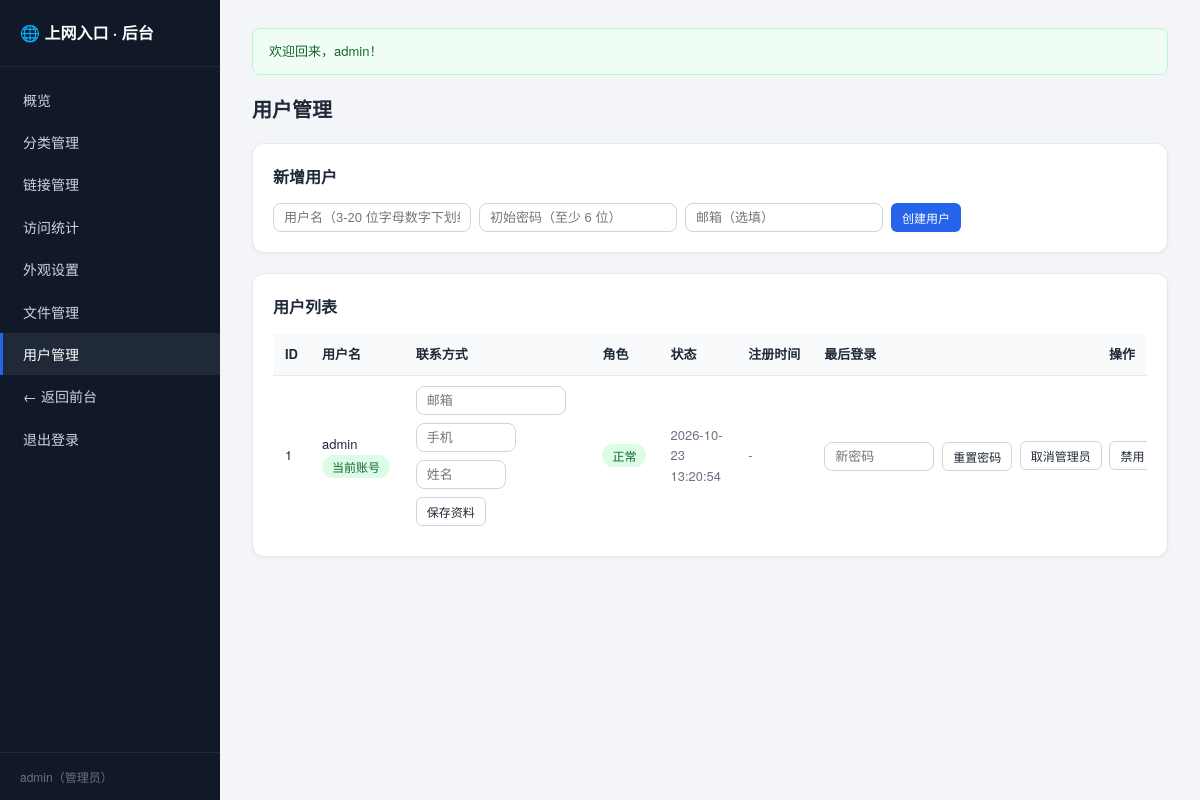
Page /admin/user.php (signed in) on the committed database.
### tables this page shows
CREATE TABLE IF NOT EXISTS `users` (
  `id` INT UNSIGNED AUTO_INCREMENT PRIMARY KEY,
  `username` VARCHAR(50) NOT NULL UNIQUE,
  `email` VARCHAR(191) NULL DEFAULT NULL,
  `email_verified` TINYINT NOT NULL DEFAULT 0 COMMENT '1=邮箱已验证 0=未验证',
  `phone` VARCHAR(50) NOT NULL DEFAULT '',
  `real_name` VARCHAR(50) NOT NULL DEFAULT '',
  `password_hash` VARCHAR(255) NOT NULL,
  `role` ENUM('admin','user') NOT NULL DEFAULT 'user',
  `status` TINYINT NOT NULL DEFAULT 1 COMMENT '1=正常 0=禁用',
  `created_at` TIMESTAMP NOT NULL DEFAULT CURRENT_TIMESTAMP,
  `last_login_at` TIMESTAMP NULL DEFAULT NULL,
  UNIQUE KEY `uk_users_email` (`email`)
);

### app/db.php (called while the page is built)
<?php
require_once __DIR__ . '/functions.php';
function db(): PDO
{
    static $pdo = null;
    if ($pdo === null) {
        $c = config('db');
        $dsn = "mysql:host={$c['host']};port={$c['port']};dbname={$c['name']};charset={$c['charset']}";
        try {
            $pdo = new PDO($dsn, $c['user'], $c['pass'], [
                PDO::ATTR_ERRMODE            => PDO::ERRMODE_EXCEPTION,
                PDO::ATTR_DEFAULT_FETCH_MODE => PDO::FETCH_ASSOC,
                PDO::ATTR_EMULATE_PREPARES   => false,
            ]);
        } catch (PDOException $e) {
            http_response_code(500);
            exit('数据库连接失败，请检查 app/config.php 中的数据库配置。错误详情：'
                . htmlspecialchars($e->getMessage(), ENT_QUOTES, 'UTF-8'));
        }
    }
    return $pdo;
}

### app/auth.php (called while the page is built, shortened)
<?php
function current_user(): ?array
{
    static $user = false;
    if ($user === false) {
        $stmt = db()->prepare('SELECT id, username, email, email_verified, phone, real_name, role, status, created_at, last_login_at FROM users WHERE id = ? LIMIT 1');
        $stmt->execute([(int)$_SESSION['user_id']]);
        $row = $stmt->fetch();
        if ($row === false || (int)$row['status'] !== 1) {
            unset($_SESSION['user_id']);
            $user = null;
        } else {
            $user = $row;
        }
    }
    return $user;
}
function is_admin(): bool
{
    $user = current_user();
    return $user !== null && $user['role'] === 'admin';
}
function require_admin(): void
{
    if (!is_admin()) {
        http_response_code(403);
        exit('无权访问该页面。');
    }
}

### public/admin/user.php (the view, shortened to what this page needs)
<?php
require_admin();
$db   = db();
$self = current_user();
$users = $db->query(
    'SELECT id, username, email, email_verified, phone, real_name, role, status, created_at, last_login_at FROM users ORDER BY id ASC'
)->fetchAll();
$active    = 'user';
include __DIR__ . '/partials/header.php';
?>
<h1 class="page-title">用户管理</h1>
<div class="panel">
  <h2 class="panel-title">新增用户</h2>
  <form class="form-inline" method="post" action="user.php">
    <input class="input input-sm" type="text" name="username" placeholder="用户名（3-20 位字母数字下划线）" required maxlength="20" pattern="[A-Za-z0-9_]{3,20}">
    <input class="input input-sm" type="password" name="password" placeholder="初始密码（至少 6 位）" required minlength="6">
    <input class="input input-sm" type="email" name="email" placeholder="邮箱（选填）" maxlength="191">
    <button class="btn btn-primary btn-sm" type="submit">创建用户</button>
  </form>
</div>
<div class="panel">
  <h2 class="panel-title">用户列表</h2>
  <?php if (!$users): ?>
    <p class="empty-tip">暂无用户。</p>
  <?php else: ?>
    <div class="table-scroll">
      <table class="table">
        <thead>
          <tr><th>ID</th><th>用户名</th><th>联系方式</th><th>角色</th><th>状态</th><th>注册时间</th><th>最后登录</th><th>操作</th></tr>
        </thead>
        <tbody>
        <?php foreach ($users as $user): ?>
          <tr>
            <td><?= (int)$user['id'] ?></td>
            <td>
              <?= e($user['username']) ?>
              <?php if ((int)$user['id'] === (int)$self['id']): ?>
                <span class="badge badge-on">当前账号</span>
              <?php endif; ?>
            </td>
            <td>
              <form class="form-inline" method="post" action="user.php">
                <input class="input input-sm" type="email" name="email" value="<?= e($user['email'] ?? '') ?>" placeholder="邮箱" maxlength="191" style="width:150px">
                <input class="input input-sm" type="text" name="phone" value="<?= e($user['phone'] ?? '') ?>" placeholder="手机" maxlength="20" style="width:100px">
                <input class="input input-sm" type="text" name="real_name" value="<?= e($user['real_name'] ?? '') ?>" placeholder="姓名" maxlength="50" style="width:90px">
                <button class="btn btn-outline btn-sm" type="submit">保存资料</button>
              </form>
            </td>
            <td>
              <?php if ((int)$user['status'] === 1): ?>
                <span class="badge badge-on">正常</span>
              <?php else: ?>
                <span class="badge badge-off">已禁用</span>
              <?php endif; ?>
            </td>
            <td class="cell-muted"><?= e($user['created_at']) ?></td>
            <td class="cell-muted"><?= $user['last_login_at'] ? e($user['last_login_at']) : '-' ?></td>
            <td class="cell-actions">
              <form class="form-inline" method="post" action="user.php">
                <input class="input input-sm input-pwd" type="password" name="password" placeholder="新密码" required minlength="6">
                <button class="btn btn-outline btn-sm" type="submit">重置密码</button>
              </form>
              <form class="form-inline" method="post" action="user.php" <?= ((int)$user['id'] === (int)$self['id']) ? 'data-disabled="1"' : '' ?>>
                <button class="btn btn-outline btn-sm" type="submit" <?= ((int)$user['id'] === (int)$self['id']) ? 'disabled' : '' ?>>
                  <?= $user['role'] === 'admin' ? '取消管理员' : '设为管理员' ?>
                </button>
              </form>
              <form class="form-inline" method="post" action="user.php" data-confirm="确定<?= (int)$user['status'] === 1 ? '禁用' : '启用' ?>账号「<?= e($user['username']) ?>」？">
                <button class="btn btn-outline btn-sm" type="submit" <?= ((int)$user['id'] === (int)$self['id']) ? 'disabled' : '' ?>>
                  <?= (int)$user['status'] === 1 ? '禁用' : '启用' ?>
                </button>
              </form>
            </td>
          </tr>
        <?php endforeach; ?>
        </tbody>
      </table>
    </div>
  <?php endif; ?>
</div>
<?php include __DIR__ . '/partials/footer.php'; ?>

### public/admin/partials/header.php (shortened to what this page needs)
<?php
$navItems = [
    'index'    => ['概览', 'index.php'],
    'category' => ['分类管理', 'category.php'],
    'link'     => ['链接管理', 'link.php'],
    'stats'    => ['访问统计', 'stats.php'],
    'settings' => ['外观设置', 'settings.php'],
    'uploads'  => ['文件管理', 'uploads.php'],
    'user'     => ['用户管理', 'user.php'],
];
?>
<!DOCTYPE html>
<html lang="zh-CN">
<head>
<link rel="stylesheet" href="../assets/css/style.css?v=<?= (int)filemtime(__DIR__ . '/../../assets/css/style.css') ?>">
</head>
<body class="admin-body">
<div class="admin-layout">
  <aside class="admin-sidebar">
    <div class="admin-brand">🌐 上网入口 · 后台</div>
    <nav class="admin-nav">
      <?php foreach ($navItems as $key => $item): ?>
        <a href="<?= $item[1] ?>" class="<?= $active === $key ? 'active' : '' ?>"><?= e($item[0]) ?></a>
      <?php endforeach; ?>
      <a href="../index.php">← 返回前台</a>
      <a href="../logout.php">退出登录</a>
    </nav>
    <div class="admin-user"><?= e(current_user()['username']) ?>（管理员）</div>
  </aside>
  <main class="admin-main">
    <div class="admin-container">
      <?= flash_render() ?>

### public/assets/css/style.css (style rules this page uses)
:root { --primary: #2563eb; --primary-dark: color-mix(in srgb, var(--primary) 78%, #000); --primary-light: color-mix(in srgb, var(--primary) 12%, #fff); --bg: #f3f5f9; --card: #ffffff; --border: #e5e9f0; --text: #1f2937; --muted: #6b7280; --success: #16a34a; --danger: #dc2626; --warning: #d97706; --radius: 12px; --shadow: 0 1px 3px rgba(17, 24, 39, .06); --shadow-lg: 0 10px 25px rgba(17, 24, 39, .1); }
* { box-sizing: border-box; margin: 0; padding: 0; }
html { -webkit-text-size-adjust: 100%; }
body { font-family: "Microsoft YaHei", "PingFang SC", "Helvetica Neue", system-ui, sans-serif; background: var(--bg); color: var(--text); line-height: 1.6; font-size: 14px; }
a { color: var(--primary); text-decoration: none; }
main { min-height: calc(100vh - 160px); padding-top: 24px; padding-bottom: 48px; }
.page-title { font-size: 20px; font-weight: 700; margin-bottom: 18px; }
.input { width: 100%; padding: 10px 12px; border: 1px solid #d1d5db; border-radius: 8px; font-size: 14px; background: #fff; color: var(--text); }
.input-sm { width: auto; padding: 6px 10px; font-size: 13px; }
.input-pwd { width: 110px; }
.form-inline { display: flex; align-items: center; gap: 8px; flex-wrap: wrap; }
.btn { display: inline-flex; align-items: center; justify-content: center; gap: 6px; padding: 10px 16px; border: 1px solid transparent; border-radius: 8px; font-size: 14px; font-weight: 500; cursor: pointer; white-space: nowrap; transition: background .15s ease, border-color .15s ease, color .15s ease; }
.btn-primary { background: var(--primary); color: #fff; }
.btn-outline { background: #fff; border-color: #d1d5db; color: var(--text); }
.btn-sm { padding: 5px 10px; font-size: 12px; border-radius: 6px; }
.admin-body { background: var(--bg); }
.admin-layout { display: flex; min-height: 100vh; }
.admin-sidebar { flex: 0 0 220px; width: 220px; background: #111827; color: #cbd5e1; display: flex; flex-direction: column; position: sticky; top: 0; height: 100vh; }
.admin-brand { padding: 20px; font-size: 16px; font-weight: 700; color: #fff; border-bottom: 1px solid #1f2937; }
.admin-nav { flex: 1; padding: 12px 0; }
.admin-nav a { display: block; padding: 10px 20px; color: #cbd5e1; font-size: 14px; border-left: 3px solid transparent; transition: background .15s ease, color .15s ease; }
.admin-nav a.active { background: #1f2937; color: #fff; border-left-color: var(--primary); }
.admin-user { padding: 14px 20px; font-size: 12px; color: #6b7280; border-top: 1px solid #1f2937; }
.admin-main { flex: 1; min-width: 0; padding: 28px 32px 48px; }
.admin-container { max-width: 1100px; margin: 0 auto; }
.panel { background: var(--card); border: 1px solid var(--border); border-radius: var(--radius); padding: 20px; margin-bottom: 20px; box-shadow: var(--shadow); }
.panel-title { font-size: 16px; font-weight: 700; margin-bottom: 14px; }
.table-scroll { overflow-x: auto; }
.table { width: 100%; border-collapse: collapse; background: #fff; font-size: 13px; }
.table th { text-align: left; padding: 10px 12px; background: #f9fafb; border-bottom: 1px solid var(--border); font-weight: 600; white-space: nowrap; }
.table td { padding: 10px 12px; border-bottom: 1px solid var(--border); vertical-align: middle; }
.table tr:last-child td { border-bottom: 0; }
.cell-muted { color: var(--muted); }
.cell-actions { white-space: nowrap; }
.cell-actions form { display: inline-flex; margin-right: 4px; }
.badge { display: inline-block; padding: 2px 10px; border-radius: 999px; font-size: 12px; background: #f3f4f6; color: #4b5563; white-space: nowrap; }
.badge-on { background: #dcfce7; color: #166534; }

### rows in the picture
users: username "admin", id "1", shows "当前账号", status "正常", created_at "2026-10-23 13:20:54", role "取消管理员"

### other values in the picture
$item[0] "概览"
$item[0] "分类管理"
$item[0] "链接管理"
$item[0] "访问统计"
$item[0] "外观设置"
$item[0] "文件管理"
$item[0] "用户管理"
$flash['message'] "欢迎回来，admin！"
